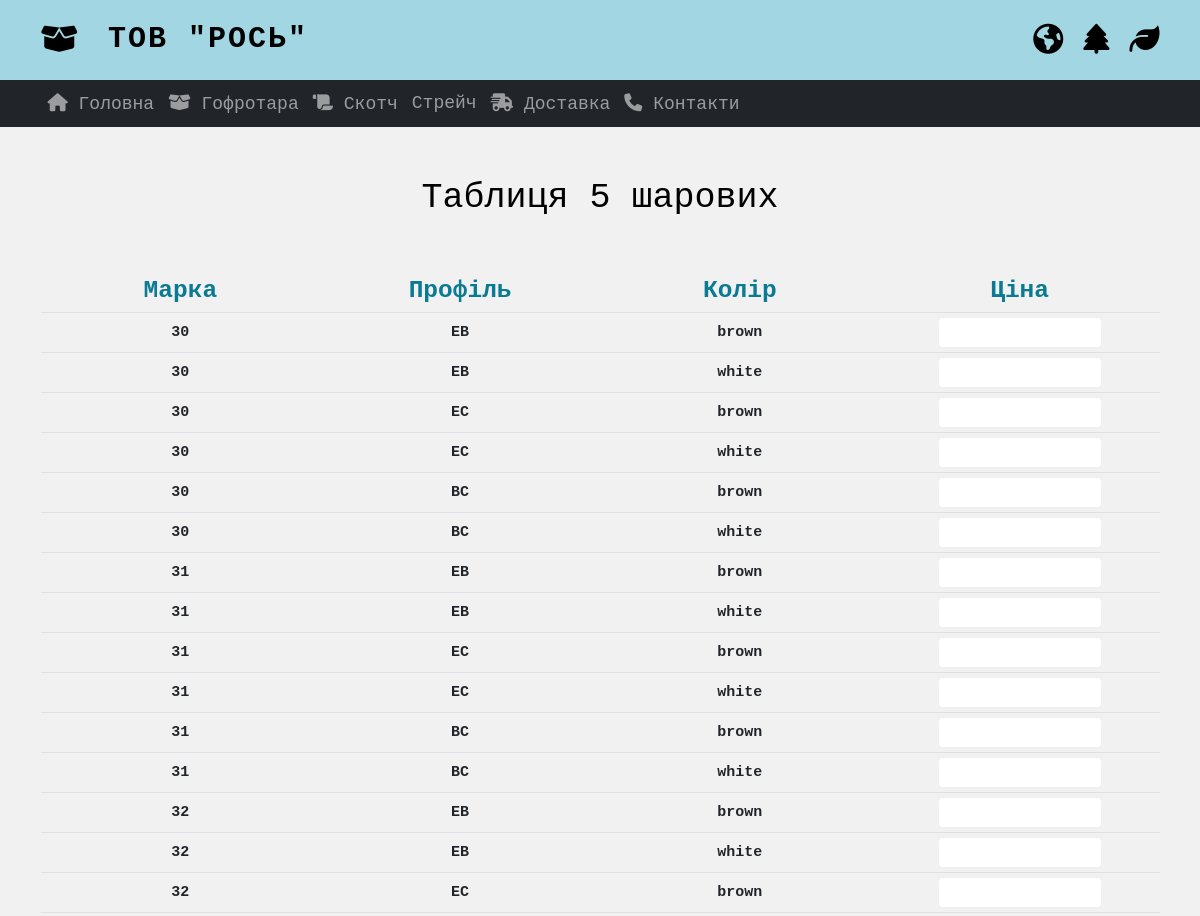
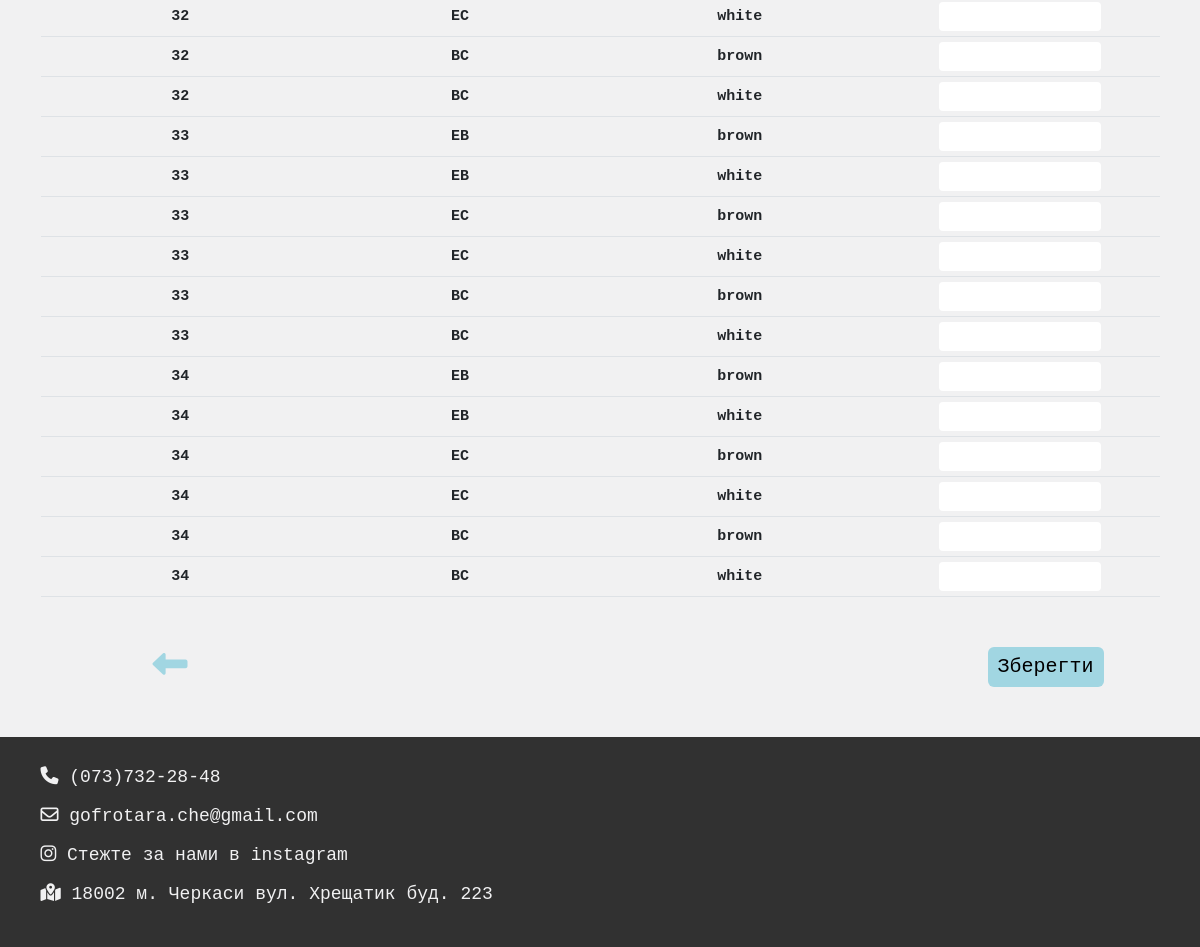
Screenshot of /prices/30/ with the database file from the repository (2 pictures, top to bottom).
### calculations/models.py (models this page shows)
class Prices30(models.Model):
    mark = models.CharField(max_length=10)
    color = models.CharField(max_length=10)
    profile = models.CharField(max_length=10)
    price = models.CharField(max_length=10)

### calculations/views.py (the view)
# urls.py: path('prices/30/', views.prices30, name='prices30'),
def prices30(request):
    template = loader.get_template('calculations/prices30.html')
    data30 = {}
    for mark in range(30, 35):
        for profile in ('EB', 'EC', 'BC'):
            for color in ('white', 'brown'):
                data30[f'{mark}_{profile}_{color}'] = Prices30.objects.get(mark=mark, profile=profile, color=color).price
    print(data30)
    context = {
        'marks': ('30', '31', '32', '33', '34'),
        'profiles': ('EB', 'EC', 'BC'),
        'colors': ('brown', 'white'),
        'data': data30,
    }
    return HttpResponse(template.render(context, request))

### calculations/templates/calculations/prices30.html (shortened to what this page needs)
{% extends 'calculations/layout.html' %}
{% load static %}
{% block css_links %}
<link rel="stylesheet" href="{% static 'calculations/css/valve.css' %}">
<link rel="stylesheet" href="{% static 'calculations/css/prices.css' %}">
{% endblock %}
{% block main_content %}
<div class="container-md">
    <h1 class="title h1">Таблиця 5 шарових</h1>
    <form action="save" method="post">
        <table class="table">
            <tr class="table__row">
                <th class="header-item h3">Марка</th>
                <th class="header-item h3">Профіль</th>
                <th class="header-item h3">Колір</th>
                <th class="header-item h3">Ціна</th>
            </tr>
            {% for mark in marks %}
            {% for profile in profiles %}
            {% for color in colors %}
                {% with mark|add:"_"|add:profile|add:"_"|add:color as params %}
                <tr class="table__row">
                    <td>{{ mark }}</td>
                    <td>{{ profile }}</td>
                    <td>{{ color }}</td>
                    <td><input type="number" name="{{ params }}" value="{{ data.params }}" class="table__input" step="0.01" min="0"></td>
                </tr>
                {% endwith %}
            {% endfor %}
            {% endfor %}
            {% endfor %}
        </table>
        <button type="submit" class="submit_button">Зберегти</button>
    </form>
    <a href="{% url 'prices' %}"><i class="fa-solid fa-left-long arr-back"></i></a>
</div>
{% endblock %}

### calculations/static/calculations/css/valve.css (style rules this page uses)
* { padding: 0; margin: 0; border: 0; }
*, *:before, *:after { -webkit-box-sizing: border-box; box-sizing: border-box; }
html, body { height: 100%; width: 100%; font-size: 100%; line-height: 1; font-size: 14px; -ms-text-size-adjust: 100%; -moz-text-size-adjust: 100%; -webkit-text-size-adjust: 100%; }
input, button, textarea { font-family: inherit; }
button { cursor: pointer; }
a, a:visited { text-decoration: none; }
h1, h2, h3, h4, h5, h6 { font-size: inherit; font-weight: 400; }
body { font-size: 18px; font-family: Andale Mono, AndaleMono, monospace; color: black; }
td, th { vertical-align: middle; }
td { font-weight: 600; }

### calculations/static/calculations/css/prices.css (style rules this page uses)
.title { text-align: center; margin-bottom: 50px; }
.table { width: 100%; font-size: 16px; text-align: center; margin-bottom: 50px; }
.table__row td { padding: 5px; }
.table__input { padding: 6px 10px; border-radius: 4px; width: 60%; }
.header-item { color: #0b7a93; width: 25%; text-align: center; font-weight: 700; padding-bottom: 10px; }
.submit_button { background: #a1d6e2; border-radius: 6px; padding: 10px; -webkit-box-shadow: 0 0 0px #a1d6e2; box-shadow: 0 0 0px #a1d6e2; font-size: 20px; float: right; margin-right: 5%; }
.arr-back { color: #a1d6e2; font-size: 35px; margin-left: 10%; }

### rows the page displays
Prices30: mark "30", profile "EB", color "brown"
Prices30: mark "30", profile "EB", color "white"
Prices30: mark "30", profile "EC", color "brown"
Prices30: mark "30", profile "EC", color "white"
Prices30: mark "30", profile "BC", color "white"
Prices30: mark "31", profile "EB", color "brown"
Prices30: mark "31", profile "EB", color "white"
Prices30: mark "31", profile "EC", color "brown"
Prices30: mark "31", profile "EC", color "white"
Prices30: mark "31", profile "BC", color "brown"
Prices30: mark "31", profile "BC", color "white"
Prices30: mark "32", profile "EB", color "brown"
Prices30: mark "32", profile "EB", color "white"
Prices30: mark "32", profile "EC", color "brown"
Prices30: mark "32", profile "EC", color "white"
Prices30: mark "32", profile "BC", color "brown"
Prices30: mark "32", profile "BC", color "white"
Prices30: mark "33", profile "EB", color "brown"
Prices30: mark "33", profile "EB", color "white"
Prices30: mark "33", profile "EC", color "brown"
Prices30: mark "33", profile "EC", color "white"
Prices30: mark "33", profile "BC", color "brown"
Prices30: mark "33", profile "BC", color "white"
Prices30: mark "34", profile "EB", color "brown"
Prices30: mark "34", profile "EB", color "white"
Prices30: mark "34", profile "EC", color "brown"
Prices30: mark "34", profile "EC", color "white"
Prices30: mark "34", profile "BC", color "brown"
Prices30: mark "34", profile "BC", color "white"

### other values shown
{{ mark }} "30"
{{ profile }} "BC"
{{ color }} "brown"
